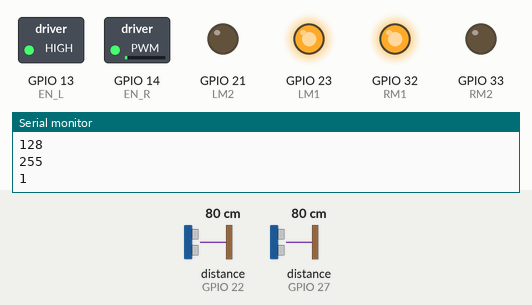
Bench run of a sketch on a simulated ESP32. On the bench: switched loads named in the sketch (green lamp = pin HIGH), output pins drawn as LEDs (lit = HIGH), the last lines printed to the serial monitor. Dashed ring = blinking. The inputs (shaded band) are chosen by the test bench; at power-on: distance to the obstacle (sensors on GPIO 22, GPIO 27) 80 cm. The echo pulse lasts 58.3 µs per cm.

Above: at 0.86 s.
1.3 s: distance to the obstacle (sensor on GPIO 22) set to 59 cm
At 1.58 s:
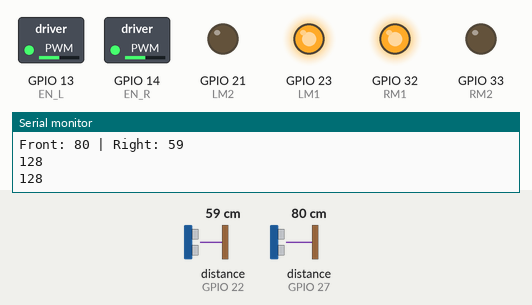
4.3 s: distance to the obstacle (sensor on GPIO 22) set to 54 cm
6.2 s: distance to the obstacle (sensor on GPIO 27) set to 14 cm
7.7 s: distance to the obstacle (sensor on GPIO 27) set to 10 cm
At 7.98 s:
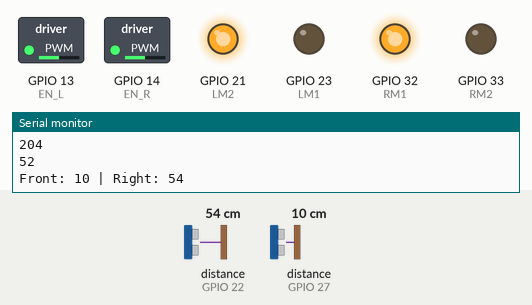
Timing chart, 0 to 11.7 s (numbered marks = the images above; inputs shaded):
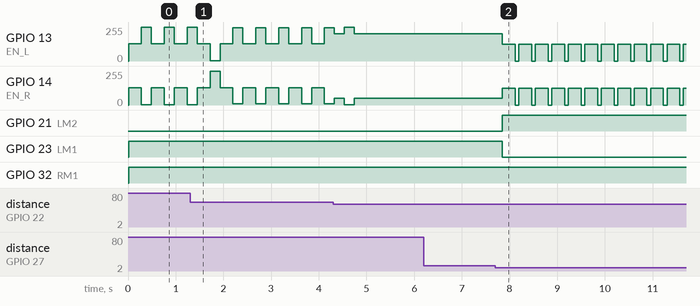

Measured:
- the behaviour switches between 12 and 11 cm on distance to the obstacle (sensor on GPIO 27) (found by bisection; images 1 and 2)
- after the input at 7.7 s, GPIO 13 (EN_L), GPIO 14 (EN_R): alternates 127/255 for 0.27 s and 0/255 for 0.08 s, starting after 0.15 s; GPIO 21 (LM2): LOW → HIGH after 0.15 s; GPIO 23 (LM1): HIGH → LOW after 0.15 s

The sketch:

labyrinth_right_wall_follower_with_pid.ino
```cpp
#include <math.h>
#include <HCSR04.h>


// ultrasonic sensor setup
#define TRIG_RIGHT 25
#define ECHO_RIGHT 22
#define TRIG_FRONT 26
#define ECHO_FRONT 27

// motor driver setup
#define EN_R 14
#define RM1 32
#define RM2 33
#define EN_L 13
#define LM1 23
#define LM2 21

// minimum and maximum speed of the motors
const int MIN_SPEED = 0;
const int MAX_SPEED = 127;


// Ultrasonic sensors setup
UltraSonicDistanceSensor rightSensor(TRIG_RIGHT, ECHO_RIGHT);
UltraSonicDistanceSensor frontSensor(TRIG_FRONT, ECHO_FRONT);

// Front and left reference points
const float SETPOINT_FRONT = 12.0; //cm
const float SETPOINT_RIGHT = 35.0; //cm

// PID constants
const float KP_FORWARD = 4.0;
const float KI_FORWARD = 0.0;
const float KD_FORWARD = 36.0;
const float KP_RIGHT = 5.0;
const float KI_RIGHT = 0.0;
const float KD_RIGHT = 40.0;

// Domain initialization
bool initForward = true;
bool initRight = true;

// PID variables
float error = 0.0;
float integral = 0.0;
float derivative = 0.0;
float lastError = 0.0;

// Value of PID
int pidValue = 0;

// Motor control functions
void moveForward(int LMS, int RMS) {

  // LMS = (LMS/255) * MAX_SPEED;
  // RMS = (RMS/255) * MAX_SPEED;
  Serial.println(LMS);
  Serial.println(RMS);
  digitalWrite(LM1, HIGH);
  digitalWrite(RM1, HIGH);
  digitalWrite(LM2, LOW);
  digitalWrite(RM2, LOW);
  analogWrite(EN_L, LMS); // Set speed for left motor
  analogWrite(EN_R, RMS); // Set speed for right motor
  delay(200);
}

void stopRobot() {
  analogWrite(EN_L, 0);  // Set speed for turning
  analogWrite(EN_R, 0);
}


void turnLeft() {
  digitalWrite(LM1, LOW);
  digitalWrite(RM1, HIGH);
  digitalWrite(LM2, HIGH);
  digitalWrite(RM2, LOW);
  analogWrite(EN_L, MAX_SPEED);  // Set speed for turning
  analogWrite(EN_R, MAX_SPEED);
}

int fitCorrection(int val)
{
  if (val > 127 && val > 0)
  {
    val = 127;
  }
  if (val < -127 && val < 0)
  {
    val = -127;
  }
  return val;
}

void resetPIDVar()
{
  integral = 0;
  derivative = 0;
  lastError = 0;
}


void setup() {
  Serial.begin(115200);

  // Initialize motor pins
  pinMode(LM1, OUTPUT);
  pinMode(LM2, OUTPUT);
  pinMode(RM1, OUTPUT);
  pinMode(RM2, OUTPUT);
  pinMode(EN_L, OUTPUT);  // Set enable pin as output
  pinMode(EN_R, OUTPUT);
}

void loop ()
{
  // Get distance readings from sensors
  int rightDistance = rightSensor.measureDistanceCm();
  int frontDistance = frontSensor.measureDistanceCm();

  if (rightDistance <= 0) rightDistance = 0;
  if (frontDistance <= 0) frontDistance = 0;

  Serial.print("Front: "); Serial.print(frontDistance);
  Serial.print(" | Right: "); Serial.println(rightDistance);

  // If the front sensor detects the wall at the front reference point
  if (frontDistance < SETPOINT_FRONT)
  {
    initForward= true;
    initRight  = true;
    // the robot will turn left
    turnLeft();
    delay(270);
    // the robot stops for a moment
    stopRobot();
    delay(70);
  }
  // if the front sensor does not detect the wall at the front reference point
  else
  { // Calculate error with respect to the wall
    error = rightDistance - SETPOINT_RIGHT;

    // Calculate PID variables
    integral = error + integral;
    derivative = error - lastError;
    lastError = error;

    if (error < 20) // when the error is less than 20 cm
    {
      initRight  = true;
      if (initForward)
      {
        resetPIDVar();
      }
      initForward= false;

      // calculate the value for ahead/follow the wall
      pidValue = round(KP_FORWARD * error + KI_FORWARD * integral + KD_FORWARD * derivative);
      // matching the PID value to a minimum of -127 and a maximum of 127
      pidValue = fitCorrection(pidValue);
    }

    else
    { // when the error is greater than or equal to 20 cm
      // Turn Right
      initForward= true;
      if (initRight)
      {
        resetPIDVar();
      }
      initRight = false;

      // calculate the PID value and turn left
      pidValue = round(KP_RIGHT * error + KI_RIGHT *integral +KD_RIGHT* derivative);
      // matching the PID value to a minimum of -127 and a maximum of 127
      pidValue = fitCorrection(pidValue);
      // the robot moves forward for a moment
      moveForward(128, 128);
      delay(70);
    }


    // write the left pwm(EN_L) and right pwm(EN_R) value with the value obtained by PID
    moveForward(128 + pidValue, 128 - pidValue);
  }
}
```
